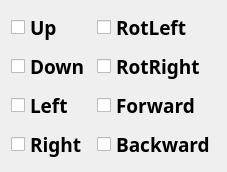
           <widget class="QWidget" name="tab_4">
            <attribute name="title">
             <string>脑电控制</string>
            </attribute>
            <layout class="QGridLayout" name="gridLayout_11">
             <item row="0" column="0">
              <widget class="QCheckBox" name="checkBox_up">
               <property name="sizePolicy">
                <sizepolicy hsizetype="Minimum" vsizetype="Expanding">
                 <horstretch>0</horstretch>
                 <verstretch>0</verstretch>
                </sizepolicy>
               </property>
               <property name="font">
                <font>
                 <family>微软雅黑</family>
                 <pointsize>14</pointsize>
                 <weight>75</weight>
                 <bold>true</bold>
                </font>
               </property>
               <property name="text">
                <string>Up</string>
               </property>
              </widget>
             </item>
             <item row="0" column="1">
              <widget class="QCheckBox" name="checkBox_rotleft">
               <property name="sizePolicy">
                <sizepolicy hsizetype="Minimum" vsizetype="Expanding">
                 <horstretch>0</horstretch>
                 <verstretch>0</verstretch>
                </sizepolicy>
               </property>
               <property name="font">
                <font>
                 <family>微软雅黑</family>
                 <pointsize>14</pointsize>
                 <weight>75</weight>
                 <bold>true</bold>
                </font>
               </property>
               <property name="text">
                <string>RotLeft</string>
               </property>
              </widget>
             </item>
             <item row="1" column="0">
              <widget class="QCheckBox" name="checkBox_down">
               <property name="sizePolicy">
                <sizepolicy hsizetype="Minimum" vsizetype="Expanding">
                 <horstretch>0</horstretch>
                 <verstretch>0</verstretch>
                </sizepolicy>
               </property>
               <property name="font">
                <font>
                 <family>微软雅黑</family>
                 <pointsize>14</pointsize>
                 <weight>75</weight>
                 <bold>true</bold>
                </font>
               </property>
               <property name="text">
                <string>Down</string>
               </property>
              </widget>
             </item>
             <item row="1" column="1">
              <widget class="QCheckBox" name="checkBox_rotright">
               <property name="sizePolicy">
                <sizepolicy hsizetype="Minimum" vsizetype="Expanding">
                 <horstretch>0</horstretch>
                 <verstretch>0</verstretch>
                </sizepolicy>
               </property>
               <property name="font">
                <font>
                 <family>微软雅黑</family>
                 <pointsize>14</pointsize>
                 <weight>75</weight>
                 <bold>true</bold>
                </font>
               </property>
               <property name="text">
                <string>RotRight</string>
               </property>
              </widget>
             </item>
             <item row="2" column="0">
              <widget class="QCheckBox" name="checkBox_left">
               <property name="sizePolicy">
                <sizepolicy hsizetype="Minimum" vsizetype="Expanding">
                 <horstretch>0</horstretch>
                 <verstretch>0</verstretch>
                </sizepolicy>
               </property>
               <property name="font">
                <font>
                 <family>微软雅黑</family>
                 <pointsize>14</pointsize>
                 <weight>75</weight>
                 <bold>true</bold>
                </font>
               </property>
               <property name="text">
                <string>Left</string>
               </property>
              </widget>
             </item>
             <item row="2" column="1">
              <widget class="QCheckBox" name="checkBox_forward">
               <property name="sizePolicy">
                <sizepolicy hsizetype="Minimum" vsizetype="Expanding">
                 <horstretch>0</horstretch>
                 <verstretch>0</verstretch>
                </sizepolicy>
               </property>
               <property name="font">
                <font>
                 <family>微软雅黑</family>
                 <pointsize>14</pointsize>
                 <weight>75</weight>
                 <bold>true</bold>
                </font>
               </property>
               <property name="text">
                <string>Forward</string>
               </property>
              </widget>
             </item>
             <item row="3" column="0">
              <widget class="QCheckBox" name="checkBox_right">
               <property name="sizePolicy">
                <sizepolicy hsizetype="Minimum" vsizetype="Expanding">
                 <horstretch>0</horstretch>
                 <verstretch>0</verstretch>
                </sizepolicy>
               </property>
               <property name="font">
                <font>
                 <family>微软雅黑</family>
                 <pointsize>14</pointsize>
                 <weight>75</weight>
                 <bold>true</bold>
                </font>
               </property>
               <property name="text">
                <string>Right</string>
               </property>
              </widget>
             </item>
             <item row="3" column="1">
              <widget class="QCheckBox" name="checkBox_backward">
               <property name="sizePolicy">
                <sizepolicy hsizetype="Minimum" vsizetype="Expanding">
                 <horstretch>0</horstretch>
                 <verstretch>0</verstretch>
                </sizepolicy>
               </property>
               <property name="font">
                <font>
                 <family>微软雅黑</family>
                 <pointsize>14</pointsize>
                 <weight>75</weight>
                 <bold>true</bold>
                </font>
               </property>
               <property name="text">
                <string>Backward</string>
               </property>
              </widget>
             </item>
            </layout>
           </widget>
